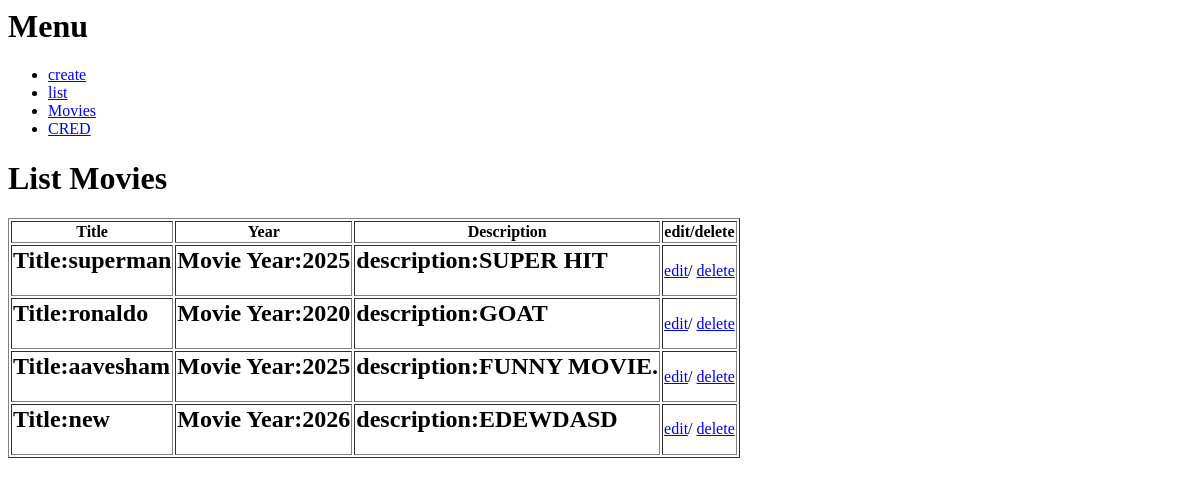
The page /cred/ on the database as committed earlier.
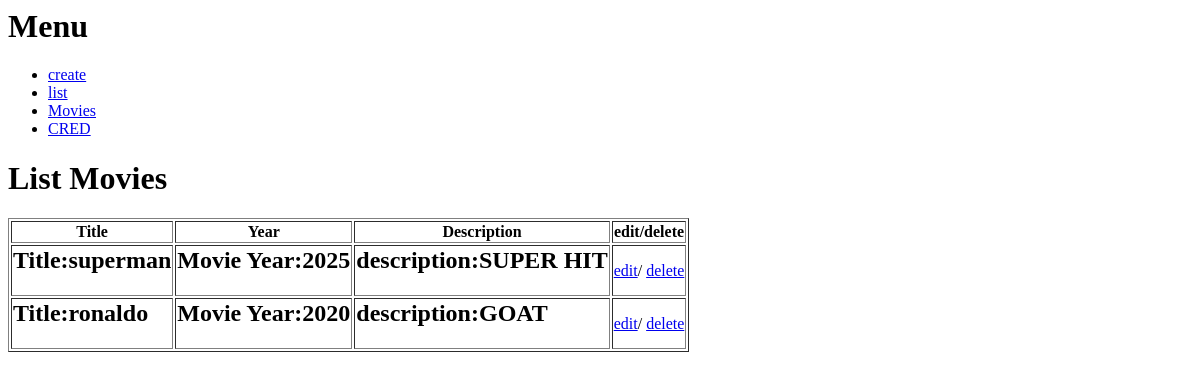
The same page on the database as committed later.
### movies/models.py (models this page shows, shortened)
class MovieInfo(models.Model):
    title = models.CharField(max_length=250)
    year = models.IntegerField()
    description = models.TextField()

### movies/views.py (the view)
# urls.py: path('cred/',views.cred,name='cred')
def cred(request):
    movie_set = MovieInfo.objects.all()
    return render(request, 'cred.html',{'movies':movie_set})

### templates/cred.html
{%extends 'parent.html'%}
{%block content%}
    <h1>List Movies</h1>
    <table border ="1">
    <tr><th>Title</th><th>Year</th><th>Description</th><th>edit/delete</th></tr>
        {% for movieobj in movies %}
        <tr>
            <td><h2>Title:{{movieobj.title}}</h2></td>
            <td><h2>Movie Year:{{movieobj.year}}</h2></td>
            <td><h2>description:{{movieobj.description | upper}}</h2></td>
            <td>
                <a href="{% url 'edit' movieobj.id%}">edit</a>/
                <a href="{% url 'delete' movieobj.id %}">delete</a>
            </td>
        </tr>
        {% endfor %}
    </table>
{%endblock%}

### templates/parent.html (shortened to what this page needs)
<h1>Menu</h1>
{%include 'menu.html'%}
{% block content %}{% endblock %}

### templates/menu.html
<ul>
    <li><a href="{%url 'create'%}">create</a></li>
    <li><a href="{%url 'list'%}">list</a></li>
    <li><a href ="{%url 'movie'%}">Movies</a></li>
    <li><a href="{%url 'cred'%}">CRED</a></li>
</ul>

Rows that differ between the two databases and show on the page:
removed MovieInfo: title "aavesham", year "2025", description "FUNNY MOVIE."
removed MovieInfo: title "new", year "2026", description "EDEWDASD"
